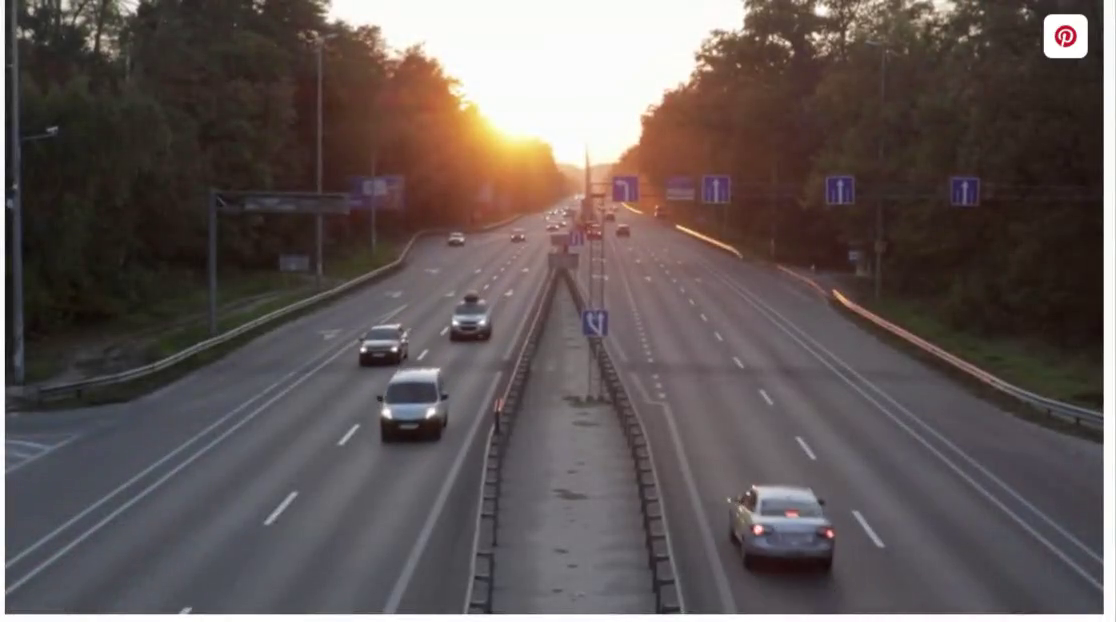
#> input picture frame 43 of python/opencv/Images/recording.mp4, 1116 x 622 px
$ jupyter execute optic_flow.ipynb
#> lines starting #> are read from the running program, lines starting #| are printed output that depends on the picture
### Optical Flow
optical flow refers to the apparent motion of the object due to the relative motion of the object or the observer, it creats 2D vectors that determines the change in the position of the pixels from one frame to another, it uses the change in the intensity of the pixel to calculate the motion of the pixel, thus it assumes that the intensity of the pixel remain constant over a very short time interval as it moves across the image plane.

f I(x,y,t) is the intensity of a pixel at coordinates (x,y) at time t, and this pixel moves to (x+dx,y+dy) at time t+dt, then:

The given equation has two unknowns U and V, that can be determined by different methods. Optical flow algorithms can be broadly categorized into:
* Sparse Optical Flow (These algorithm track the motion of the Previous_point like corners and edges only)
* Dense Optical Flow (These algorithm track the motion of all the pixels in the image)

### Lucas Kanade Method
It is a sparse optical flow algorithm which assumes that the optical flow (u,v) is approximately constant within a small local neighborhood around the pixel under consideration. thus the value of U and V would be the same for a neighborhood of pixels, it first uses the She-Tomasi corner detection or GoodPrevious_pointToTrack to determine important Previous_point then take a 3×3 window (9 pixels) around a central pixel, then all 9 pixels in that window are assumed to have the same (u,v) velocity vector. Thus we can then calculate the value of U and V using 9 pixels.

[cell 1]
import numpy as np
import cv2 as cv

[cell 2]
image_path = "Images/recording.mp4"
cap = cv.VideoCapture(image_path)
ret, old_frame = cap.read() # Taking the first frame of the image
#> old_frame is the input picture: shape (622, 1116, 3); mean B, G, R 86, 87.1, 96.7
old_gray_frame = cv.cvtColor(old_frame, cv.COLOR_BGR2GRAY)
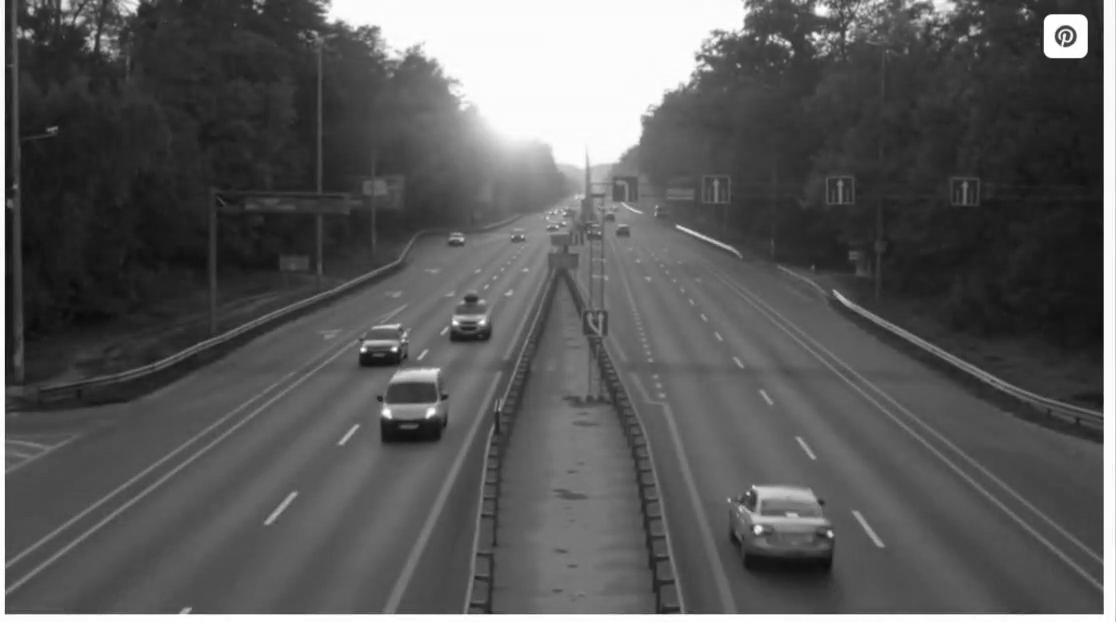
#> old_gray_frame: shape (622, 1116); min 10, max 255, mean 89.8

[cell 3]
# Getting the Previous_point of the old frame (Both corners and Keypoints can be used as PreviousPoints in Optical Flow)
Previous_point = cv.goodFeaturesToTrack(old_gray_frame, 500, 0.3, 10)
#> Previous_point = [[1064, 34], [1060, 44], [5, 613], [1102, 613], [392, 349], [362, 349], [748, 494], [812, 42], [770, 35]]
orb = cv.ORB_create(200)
kp1 = orb.detect(old_gray_frame, None)
#> kp1 = 200 keypoints; strongest (x, y, size): (1068, 41, 31), (1069, 34, 31), (1066, 44, 37.2), (1059, 43, 31)
Previous_point = np.array([kp.pt for kp in kp1], dtype=np.float32).reshape(-1, 1, 2) # Turining Keypoints Object to points list
#> Previous_point = 200 rows, first 8: [481, 322], [427, 416], [393, 349], [362, 349], [389, 416], [756, 532], [1068, 41], [1049, 57]
# Creating mask for drawing optic flow vectors
mask = np.zeros_like(old_frame)

[cell 4]
while True:
    ret, frame = cap.read()
    if not ret:
        print("Frame not found")
        break

    gray_frame = cv.cvtColor(frame, cv.COLOR_BGR2GRAY)

    # Applying Lucas Kanade
    nextPoints, status, error = cv.calcOpticalFlowPyrLK(old_gray_frame, gray_frame, Previous_point, None) # (old_frame, new_frame, old_points)
#> nextPoints has the same summary as Previous_point; status = 200 values from 1 to 1; error = 200 values, max 0.256 at index 20, min 0 at index 0, mean 0.0316
    # status is set to 0 for the points with no flow found else its 1

    # Accessing old and new points whose flow is found
    if nextPoints is not None:
        good_new = nextPoints[status == 1]
#> good_new = 200 pairs, first value 86.4 to 1081, second value 31 to 535
        good_old = Previous_point[status == 1]
#> good_old has the same summary as good_new

    # Drawing Flow lines
    for i, (new, old) in enumerate(zip(good_new, good_old)):
        a, b = new.ravel()
        c, d = old.ravel()
        mask = cv.line(mask, (int(a), int(b)), (int(c), int(d)), [0,255,0], 2)
        frame = cv.circle(frame, (int(a), int(b)), 5, [0,255,0], -1)
#> this loop made 200 passes
#> (a, b, c, d) on passes 1 to 3: (481, 322, 481, 322), (427, 416, 427, 416), (393, 349, 393, 349)
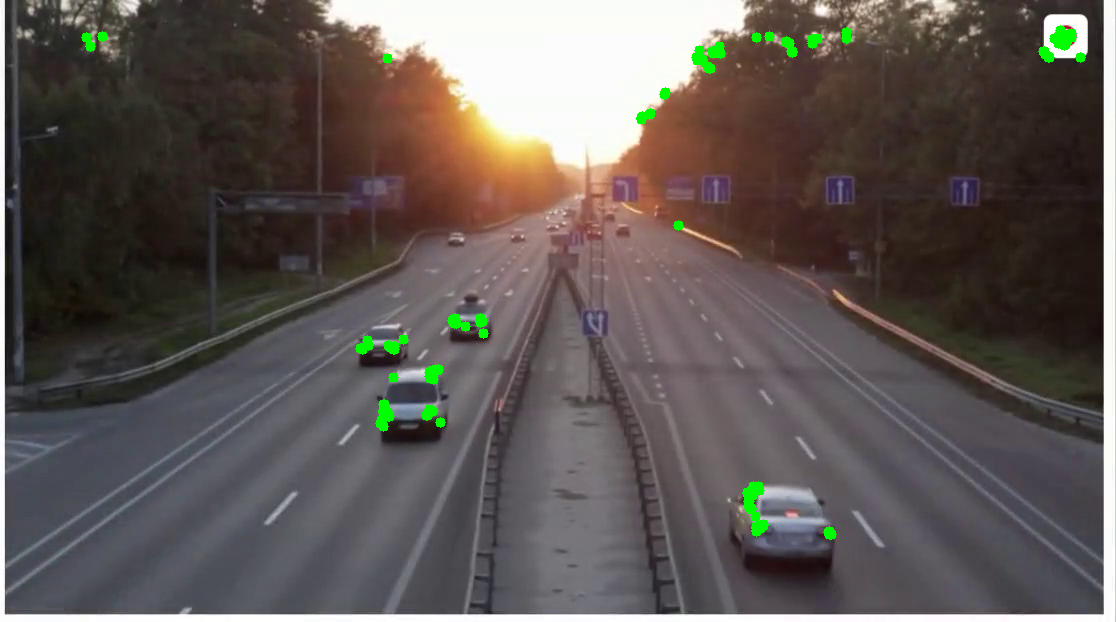
#> frame: shape (622, 1116, 3); mean B, G, R 84.9, 88.1, 95.5
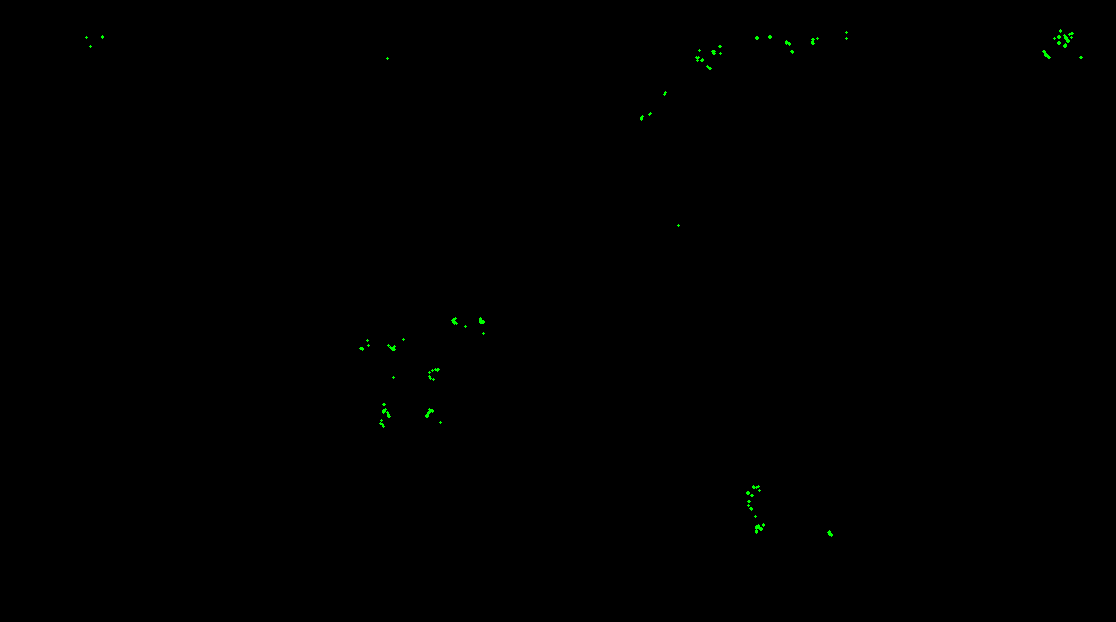
#> mask: shape (622, 1116, 3); mean of channels 0, 1, 2 0, 0.3, 0; drawn as B, G, R

    # Displaying the image
    img = cv.add(frame, mask)
    cv.imshow('frame', img)
    if cv.waitKey(30) & 0xFF == ord('q'):
#> (key q is pressed here)
        cv.destroyAllWindows()
        break
    # Updating the oldframe
    old_gray_frame = gray_frame.copy()
    Previous_point = good_new.reshape(-1,1,2)
